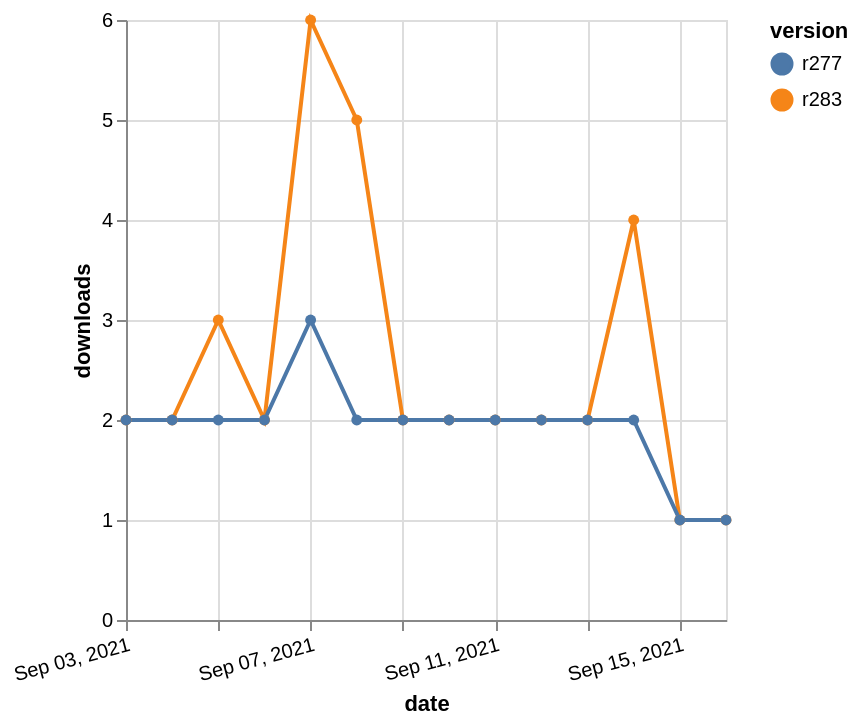

Here is the Vega-Lite specification saved for this chart:
### Vega-Lite specification from a JSON file in a GitHub repository (floating-point values rounded to 4 significant figures)
{"$schema": "https://vega.github.io/schema/vega-lite/v5.json", "description": "A simple bar chart with embedded data.", "data": {"values": [{"date": "2021-09-03", "total": 3246, "delta": 2, "version": "r283"}, {"date": "2021-09-04", "total": 3248, "delta": 2, "version": "r283"}, {"date": "2021-09-05", "total": 3251, "delta": 3, "version": "r283"}, {"date": "2021-09-06", "total": 3253, "delta": 2, "version": "r283"}, {"date": "2021-09-07", "total": 3259, "delta": 6, "version": "r283"}, {"date": "2021-09-08", "total": 3264, "delta": 5, "version": "r283"}, {"date": "2021-09-09", "total": 3266, "delta": 2, "version": "r283"}, {"date": "2021-09-10", "total": 3268, "delta": 2, "version": "r283"}, {"date": "2021-09-11", "total": 3270, "delta": 2, "version": "r283"}, {"date": "2021-09-12", "total": 3272, "delta": 2, "version": "r283"}, {"date": "2021-09-13", "total": 3274, "delta": 2, "version": "r283"}, {"date": "2021-09-14", "total": 3278, "delta": 4, "version": "r283"}, {"date": "2021-09-15", "total": 3279, "delta": 1, "version": "r283"}, {"date": "2021-09-16", "total": 3280, "delta": 1, "version": "r283"}, {"date": "2021-09-03", "total": 2814, "delta": 2, "version": "r277"}, {"date": "2021-09-04", "total": 2816, "delta": 2, "version": "r277"}, {"date": "2021-09-05", "total": 2818, "delta": 2, "version": "r277"}, {"date": "2021-09-06", "total": 2820, "delta": 2, "version": "r277"}, {"date": "2021-09-07", "total": 2823, "delta": 3, "version": "r277"}, {"date": "2021-09-08", "total": 2825, "delta": 2, "version": "r277"}, {"date": "2021-09-09", "total": 2827, "delta": 2, "version": "r277"}, {"date": "2021-09-10", "total": 2829, "delta": 2, "version": "r277"}, {"date": "2021-09-11", "total": 2831, "delta": 2, "version": "r277"}, {"date": "2021-09-12", "total": 2833, "delta": 2, "version": "r277"}, {"date": "2021-09-13", "total": 2835, "delta": 2, "version": "r277"}, {"date": "2021-09-14", "total": 2837, "delta": 2, "version": "r277"}, {"date": "2021-09-15", "total": 2838, "delta": 1, "version": "r277"}, {"date": "2021-09-16", "total": 2839, "delta": 1, "version": "r277"}]}, "width": "container", "mark": {"type": "line", "point": {"filled": true}}, "encoding": {"x": {"field": "date", "type": "temporal", "timeUnit": "yearmonthdate", "title": "date", "axis": {"labelAngle": -15}}, "y": {"field": "delta", "type": "quantitative", "title": "downloads"}, "color": {"field": "version", "type": "nominal"}, "tooltip": {"field": "delta"}}}
